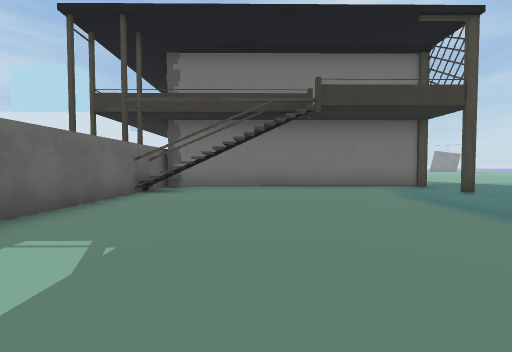
[1] (above)

17 first-person views from a walk through a 3-D level made in the Unity game engine. The camera is 1.3 m above the floor, tilts 2° down and sees 90° across. Doors are open. The floor is counted in squares, 2 m on a side. Each view is taken from the middle of a square. On the plan, view 1 faces up. The plan holds only what a view shows up to about 9 squares ahead; the rest is blank. The place goes on beyond the plan. The player is left out. Some surface patterns are stand-ins.

[2]
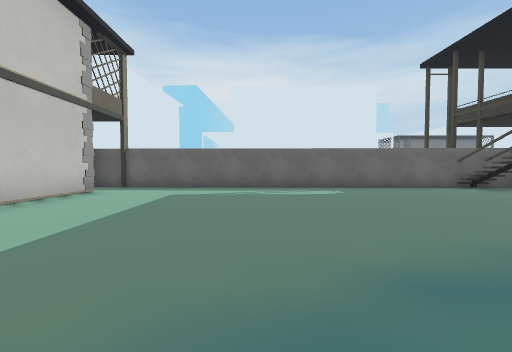

[3]
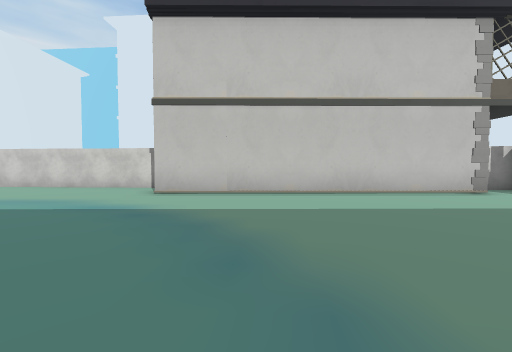

[4]
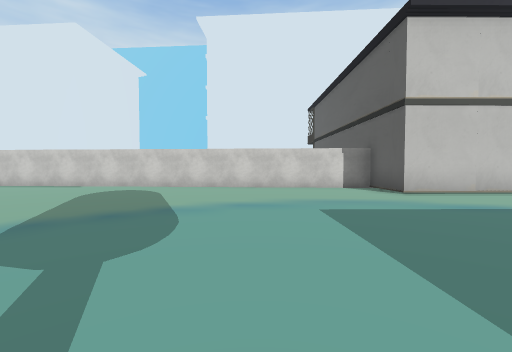

[5]
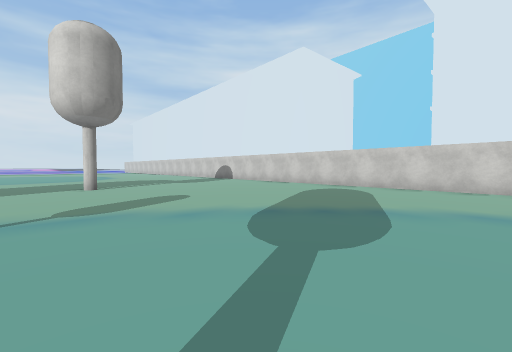

[6]
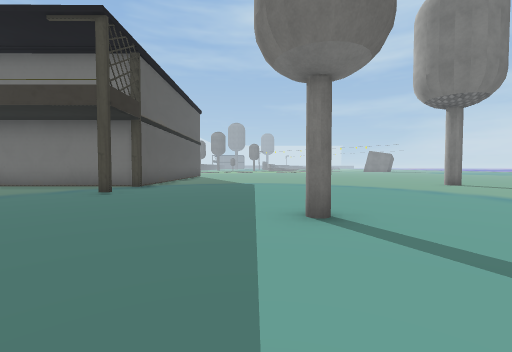

[7]
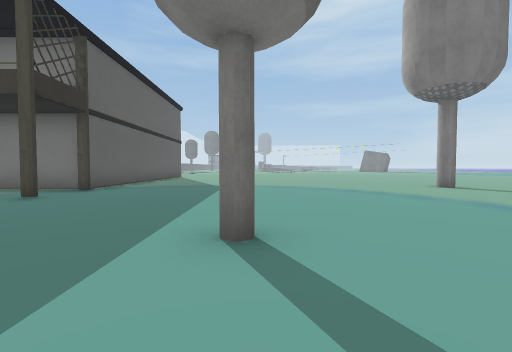

[8]
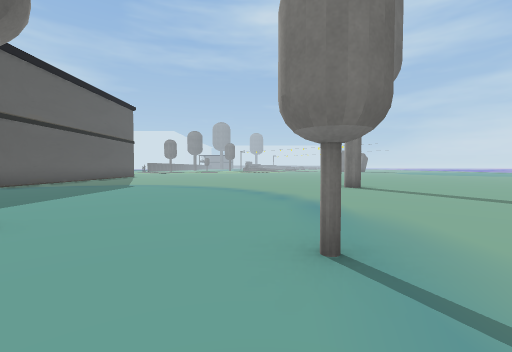

[9]
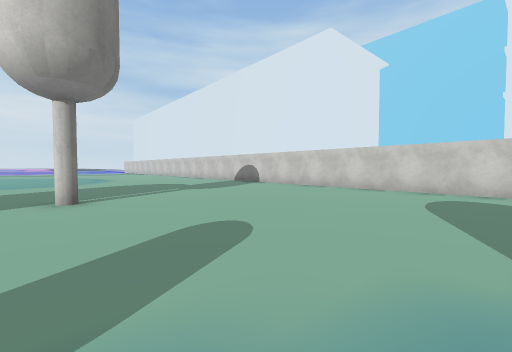

[10]
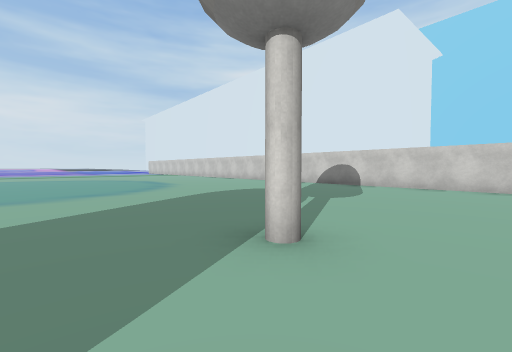

[11]
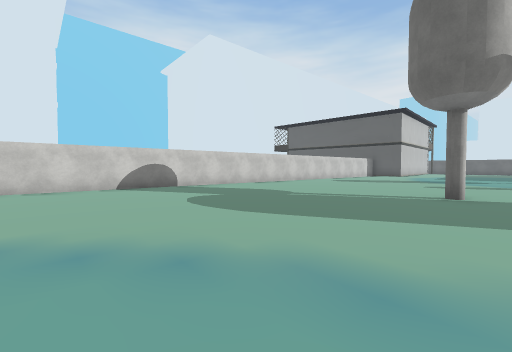

[12]
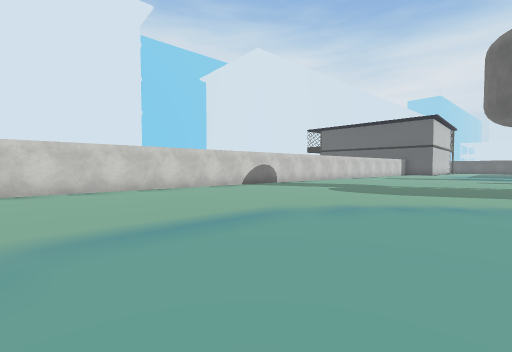

[13]
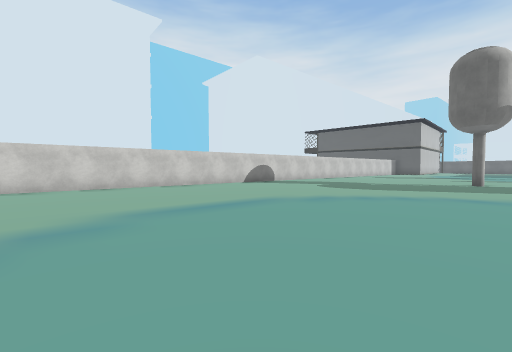

[14]
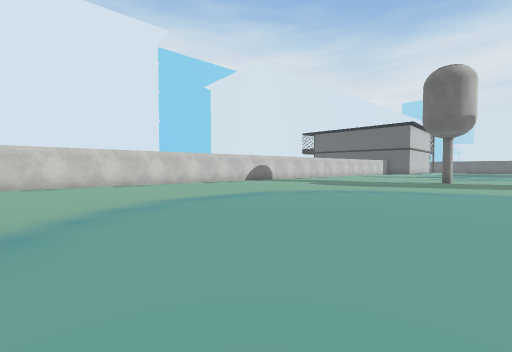

[15]
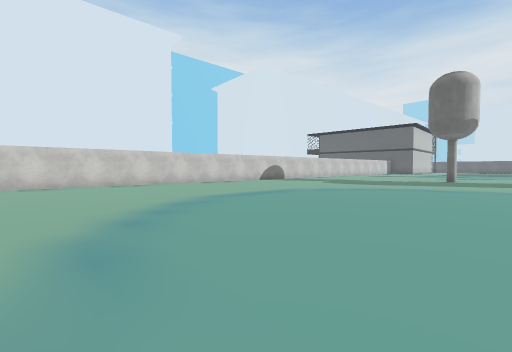

[16]
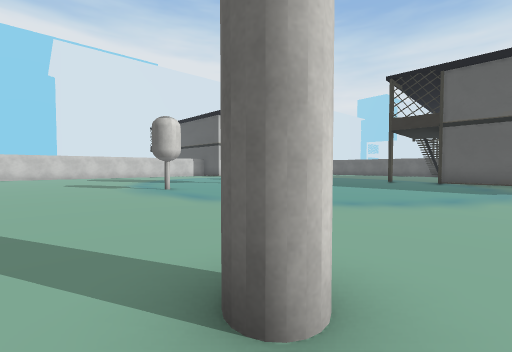

[17]
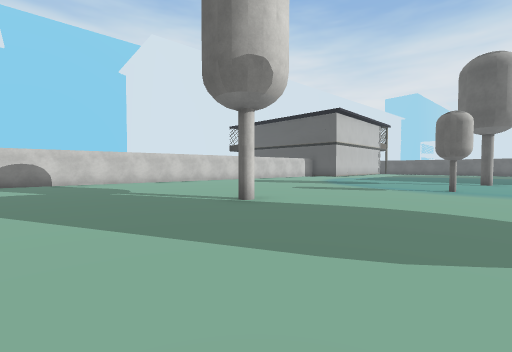

### Floor plan
Points are (right, up) in squares from view 1. A wall is a line through its corners. A room is listed if a view was taken in it or the views show most of it. See-through windows are left out.
Room 1 (views 1, 2, 3, 4, 5, 6, 7, 8, 9, 10, 11, 12, 13, 14, 15, 16, 17)
walls: (5.3, 10) (5.3, 8.1) (-2.8, 8.1); (-1.3, 6.7) (-3.1, 6.7); (-1.6, 6.2) (-3.1, 6.2); (-1.7, -4.2) (6.4, -4.1) (6.4, -5.9) (32, -7.8); (-2.9, 8.6) (-3.3, -5.2) (-2.5, -5.3)
low walls: (-2.4, 6.7) (-2.4, 6.2)
objects: other object (10, 3); other object (14, 3); other object (18, 0)

Positions as (right, up) in squares from view 1, and headings:
1: (0, 0), facing up
2: (5, 0), facing left
3: (4, 2), facing down
4: (10, 2), facing down
5: (10, 2), facing down-right
6: (9, 0), facing up
7: (10, 1), facing up
8: (13, 1), facing up
9: (13, 1), facing down-right
10: (17, 2), facing down-right
11: (25, 1), facing down-left
12: (29, 0), facing down-left
13: (30, 1), facing down-left
14: (31, 2), facing down-left
15: (32, 2), facing down-left
16: (17, 10), facing down-left
17: (22, 4), facing down-left
